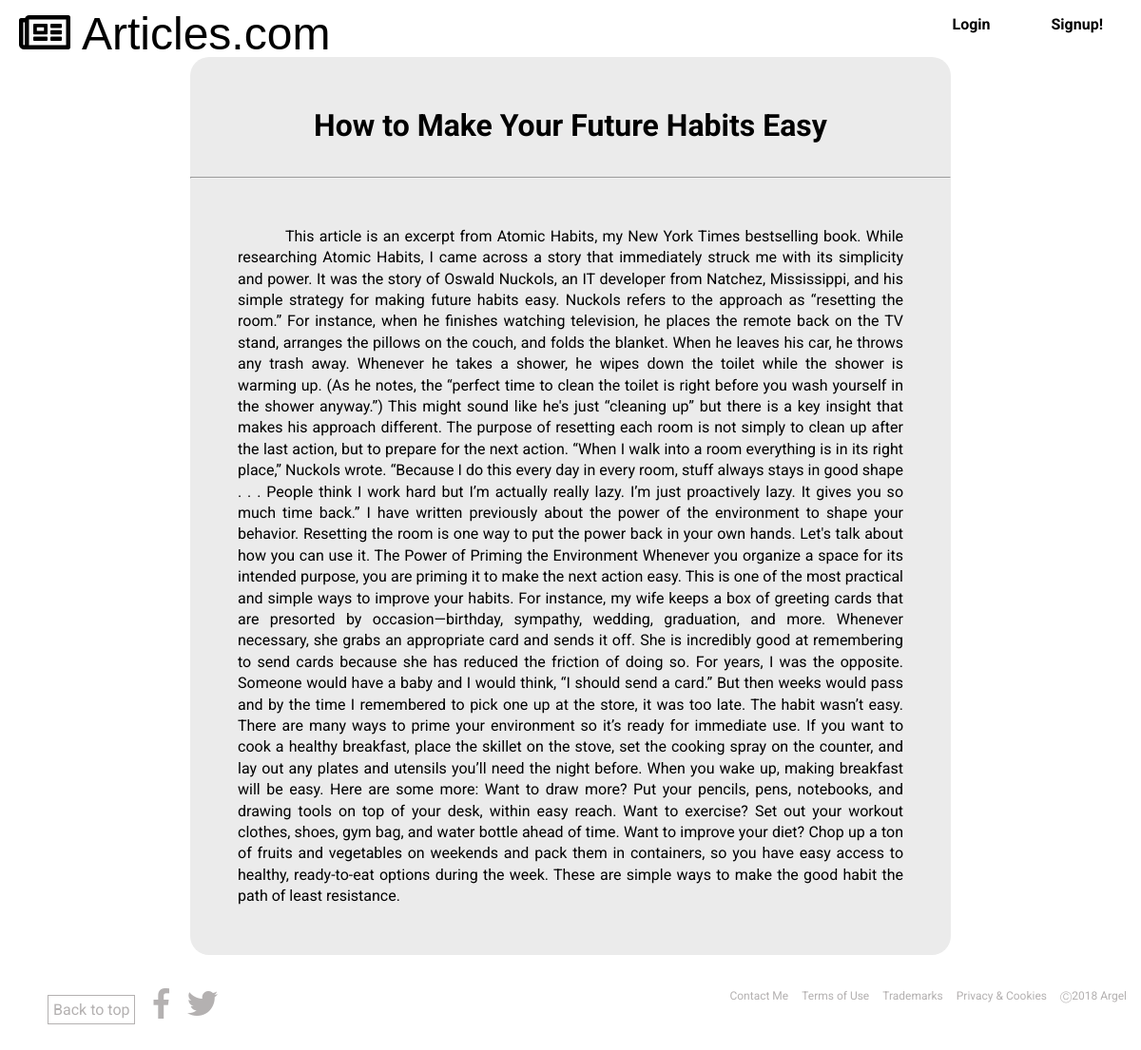
Screenshot of /how-to-make-your-future-habits-easy/ with the database file from the repository.
### blog_app/models.py (models this page shows, shortened)
class Article(models.Model):
    title = models.CharField(max_length=200)
    slug = models.SlugField()
    body = models.TextField()
    date = models.DateTimeField(auto_now_add=True)
    thumb = models.ImageField(default='default.png', blank=True)
    author = models.ForeignKey(User, default = None, on_delete = models.CASCADE)

### blog_app/views.py (the view)
# urls.py: path("<slug>/", views.article_detail, name='detail'),
def article_detail(request,slug):
    article = Article.objects.get(slug=slug)
    return render(request,'blog_app/article_detail.html',{'article':article})

### blog_app/templates/blog_app/article_detail.html
{% extends 'base_layout.html' %}
{% block content %}
<div class="article-detail">
        <h1>{{ article.title }}</h1>
        <hr>
        <p>{{ article.body }}</p>
</div>
{% endblock %}

### assets/styless.css (style rules this page uses)
* { margin: 0; font-family: 'Roboto', sans-serif; }
body { position: relative; padding-bottom: 100px; line-height: 1.428571429; }
.about li a,p { text-decoration: none; color: rgb(180, 177, 177); }
.article-detail { background: #ebebeb; margin: 0 200px 0 200px; border-radius: 20px; min-height: 450px; }
.article-detail h1 { padding-top: 50px; padding-bottom: 30px; text-align: center; font-weight: bolder; }
.article-detail p { padding: 50px; text-align: justify; text-justify: auto; color: black; line-height: 1.4em; text-indent: 50px; }

### rows the page displays
Article: title "How to Make Your Future Habits Easy", body "This article is an excerpt from Atomic Habits, my New York Times bestselling book. While researching Atomic Habits, I came across a story that immediately struck me with its simplicity and power. It was the story of Oswald Nuckols, an IT developer from Natchez, Mississippi, and his simple strategy for making future habits easy. Nuckols refers to the approach as “resetting the room.” For instance, when he finishes watching television, he places the remote back on the TV stand, arranges the pillows on the couch, and folds the blanket. When he leaves his car, he throws any trash away. Whenever he takes a shower, he wipes down the toilet while the shower is warming up. (As he notes, the…"
